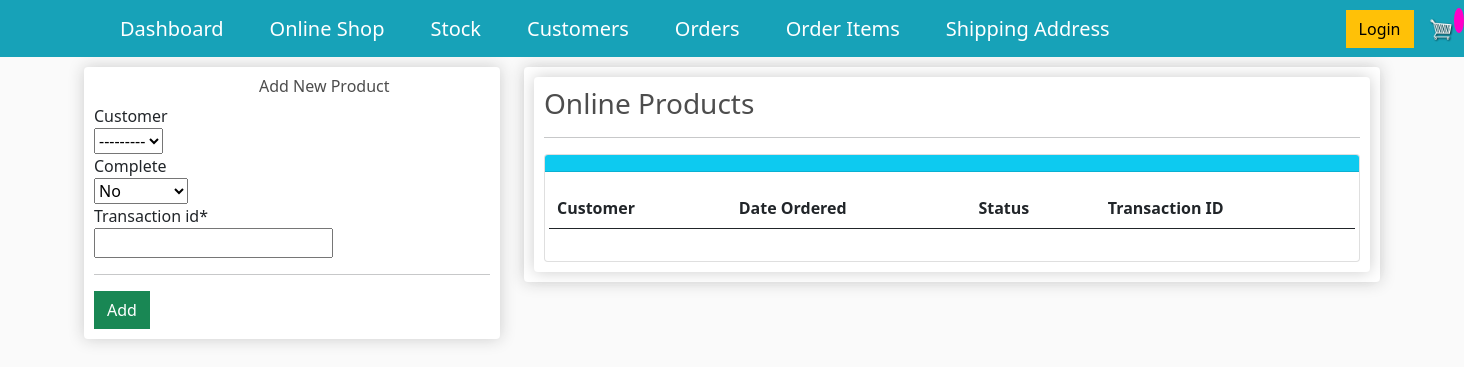
Page /orders_online/ on the earlier database version.
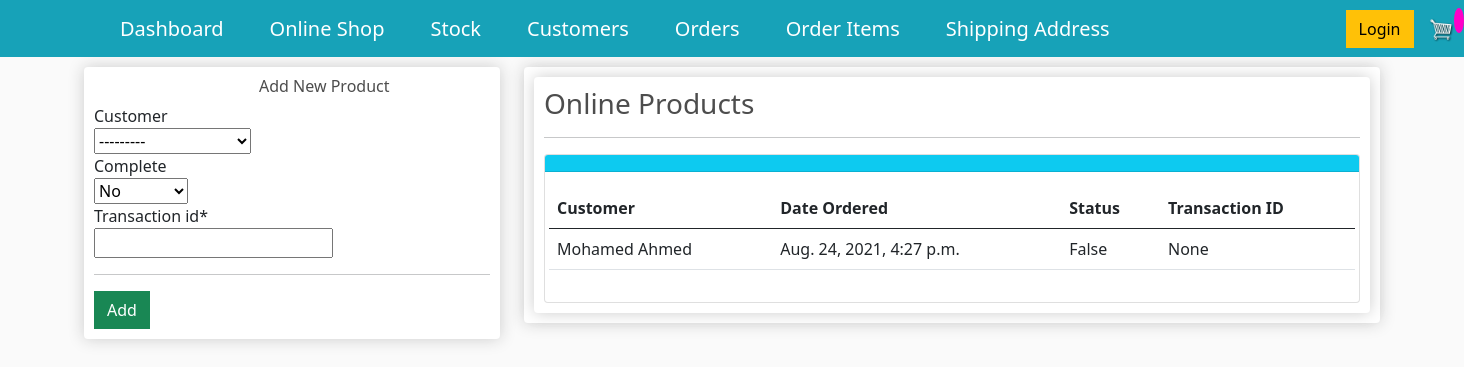
Same page on the later database version.
### store/models.py (models this page shows, shortened)
class Order(models.Model):
    customer = models.ForeignKey(Customer, on_delete=models.SET_NULL, null=True,blank=True)#if customer is deleted, we dont want to delete the order but rather set the customer value to null
    date_ordered=models.DateTimeField(auto_now_add=True)
    complete=models.BooleanField(default=False, null=True, blank=False)
    transaction_id=models.CharField(max_length=100, null=True)

class Customer(models.Model):
    user=models.OneToOneField(User, null=True, blank=True, on_delete=models.CASCADE)
    name = models.CharField(max_length=200, null=True)
    email = models.CharField(max_length=200)
    def __str__(self):
    		return self.name

### store/views.py (the view)
# urls.py: path('orders_online/', views.orders_online, name="orders_online"),
def orders_online(request):
    title="Allifmaal Online Stock"
    form=AddOnlineOrdersForm(request.POST or None)
    orders = Order.objects.all()
    if form.is_valid():
        form.save()
        messages.success(request, 'Customer added successfully')
        return redirect('orders_online')
    context={
        "title": title,
        "form":form,
        "orders":orders,
        }
    return render(request,'store/orders_online.html',context)

### store/forms.py
class AddOnlineOrdersForm(forms.ModelForm): #the forms here is the one imported up there.
    class Meta:
        model = Order
        fields = ["customer",'complete','transaction_id']

### store/templates/store/orders_online.html (shortened to what this page needs)
{% extends "store/main.html"%}
{% load crispy_forms_tags %}
{% load static %}
{% block content %}
<div class="row">
	<div class="col-lg-4">
		<div class="box-element" id="form-wrapper">
                <div id="user-info">
                <h6 style="padding-left:165px">Add New Product</h6>
                <form method='POST' action=''> {% csrf_token %}
                    {{form|crispy}}
                </div>
                <hr>
                <input id="form-button" class="btn btn-success btn-block" type="submit" value="Add">
		</div>
        <br>
	</div>
	<div class="col-lg-8">
		<div class="box-element">
            <div class="box-element">
        <h3>Online Products</h3>
        <hr>
            <div class="card">
                <div class="card-header bg-info text-white">
                </div>
                <div class="card-body">
                    <div class="row">
                       <table class="table table-hover">
                        <thead>
                          <tr>
                            <th scope="col">Customer</th>
                            <th scope="col">Date Ordered</th>
                            <th scope="col">Status</th>
                            <th scope="col">Transaction ID</th>
                          </tr>
                        </thead>
                        <tbody>
                            {% for order in orders %}
                            <tr>
                            <td>{{order.customer}}</td>
                            <td>{{order.date_ordered}}</td>
                            <td>{{order.complete}}</td>
                            <td>{{order.transaction_id}}</td>
                          </tr>
                        </tbody>
                        {% endfor %}
                      </table>
                </div>
            </div>
        </div>
            </div>
		</div>
	</div>
</div>
{% endblock %}

Differences in the rows shown:
added Order: customer "Mohamed Ahmed", date_ordered "Aug. 24, 2021, 4:27 p.m.", complete "False", transaction_id "None"
